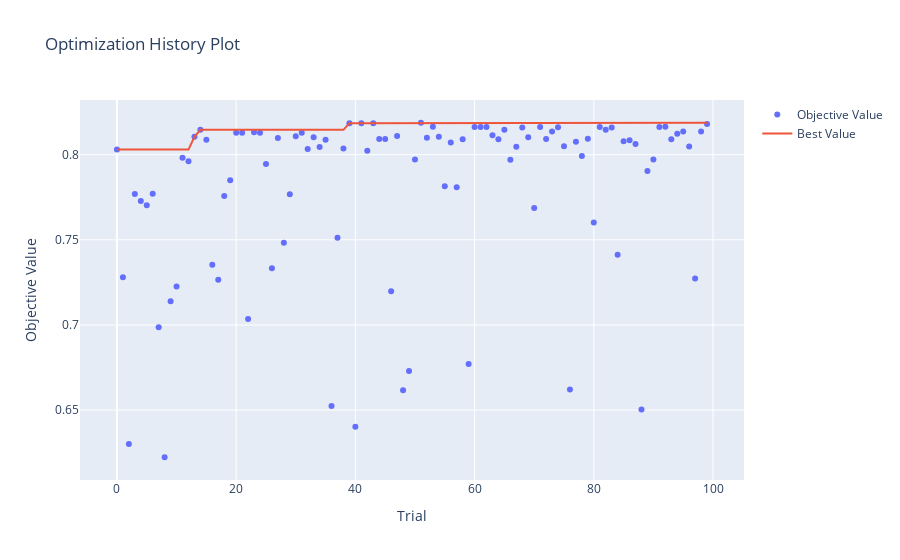

Notebook source saved alongside this figure:
### Markdown cell above
# Plot The Visualization History for the Optuna Realistic Mode

### Code cell
fig1 = optuna.visualization.plot_optimization_history(study_rf)
fig1.write_html("optimization_history_realistic.html")
fig1.show()
